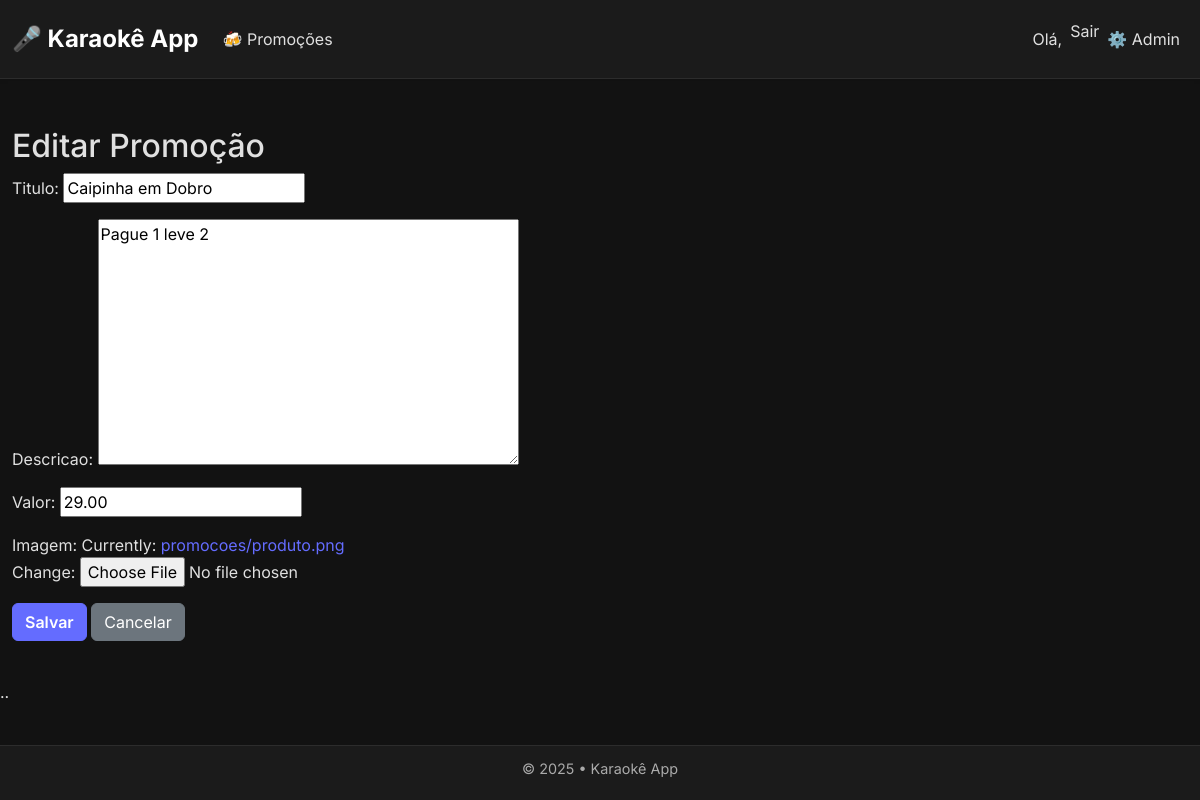
Screenshot of /painel/promocao/editar/1/ (signed in) with the database file from the repository.
### fila_karaoke/models.py (models this page shows, shortened)
class Promocao(models.Model):
    titulo = models.CharField(max_length=200, blank=True, null=True)  # nome da promoção
    imagem = models.ImageField(upload_to='promocoes/')               # foto do combo ou promoção
    descricao = models.TextField(blank=True, null=True)              # texto explicativo da promoção
    valor = models.DecimalField(max_digits=8, decimal_places=2)      # valor do combo ou promoção

### fila_karaoke/views.py (the view)
# urls.py: path('painel/promocao/editar/<int:pk>/', views.editar_promocao, name='editar_promocao'),
@staff_member_required
def editar_promocao(request, pk):
    promocao = get_object_or_404(Promocao, pk=pk)
    if request.method == 'POST':
        form = PromocaoForm(request.POST, request.FILES, instance=promocao)
        if form.is_valid():
            form.save()
            return redirect('painel_admin')
    else:
        form = PromocaoForm(instance=promocao)
    return render(request, 'editar_promocao.html', {'form': form})

### fila_karaoke/forms.py
class PromocaoForm(forms.ModelForm):
    class Meta:
        model = Promocao
        fields = ['titulo', 'descricao', 'valor', 'imagem']

### fila_karaoke/templates/editar_promocao.html (shortened to what this page needs)
{% extends "base.html" %}
{% block content %}
  <h2>Editar Promoção</h2>
  <form method="post" enctype="multipart/form-data">
    {{ form.as_p }}
    <button type="submit" class="btn btn-primary">Salvar</button>
    <a href="{% url 'painel_admin' %}" class="btn btn-secondary">Cancelar</a>
  </form>
{% endblock %}

### fila_karaoke/templates/base.html (style rules this page uses)
html, body { height: 100%; margin: 0; background-color: #121212; color: #e0e0e0; font-family: 'Inter', 'Helvetica Neue', Helvetica, Arial, sans-serif; }
body { display: flex; flex-direction: column; min-height: 100vh; padding-bottom: 80px; }
a { color: #646cff; text-decoration: none; transition: color 0.3s ease; }
.btn-primary { background-color: #646cff; border-color: #646cff; font-weight: 600; transition: background-color 0.3s ease; }

### fila_karaoke/templates/header.html (style rules this page uses)
body { background-color: #121212; font-family: 'Inter', sans-serif; color: #e0e0e0; }

### rows the page displays
Promocao: titulo "Caipinha em Dobro", descricao "Pague 1 leve 2", valor "29.00"
